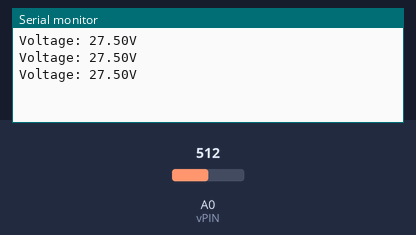
Bench run of a sketch on a simulated Arduino Uno, built with avr-gcc and run on an emulated ATmega328P. Shown: the last lines printed to the serial monitor. The inputs (shaded band) are chosen by the test bench; at power-on: A0 (vPIN) = 512.

Above: at 3.2 s.
3.3 s: A0 (vPIN) set to 716
At 3.9 s:
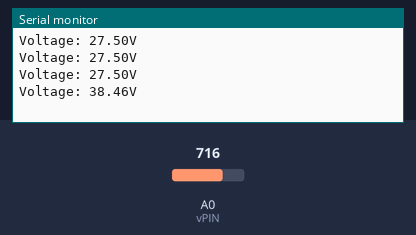
4.8 s: A0 (vPIN) set to 900
At 5.4 s:
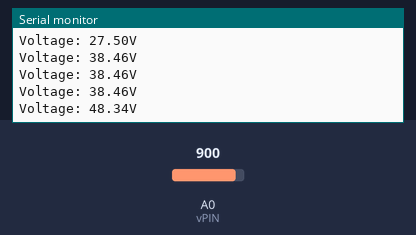
Timing chart, 0 to 7.8 s (numbered marks = the images above; inputs shaded):
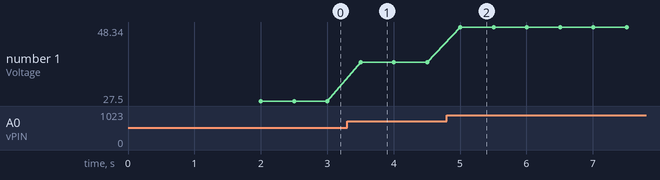

The sketch:

Voltagemeter.ino
```cpp
const int vPIN = A0;      //Arduino Analog Pin

float vOUT = 0.0;
float vIN = 0.0;

float R1 = 10000.0;       //Resistor 1 value in ohms (10000 ohms = 10Kohms)
float R2 = 1000.0;        //Resistor 2 value in ohms (1000 ohms  =  1Kohms)

int value = 0;

void setup()
{
  Serial.begin(9600);
  delay(2000);
}

void loop()
{
  value = analogRead(vPIN);
  vOUT = (value * 5.0) / 1024.0;

  vIN = vOUT / ( R2 / (R1 + R2) );

  Serial.print("Voltage: ");
  Serial.print(vIN);
  Serial.println("V");
  delay(500);
}
```

Measured:
- after the input at 3.3 s, the serial monitor: prints a new line after 0.20 s (image 1)
- after the input at 4.8 s, the serial monitor: prints a new line after 0.20 s (image 2)
- plotted number 1: 27.5 → 38.46 after the input at 3.3 s, 38.46 → 48.34 after the input at 4.8 s
